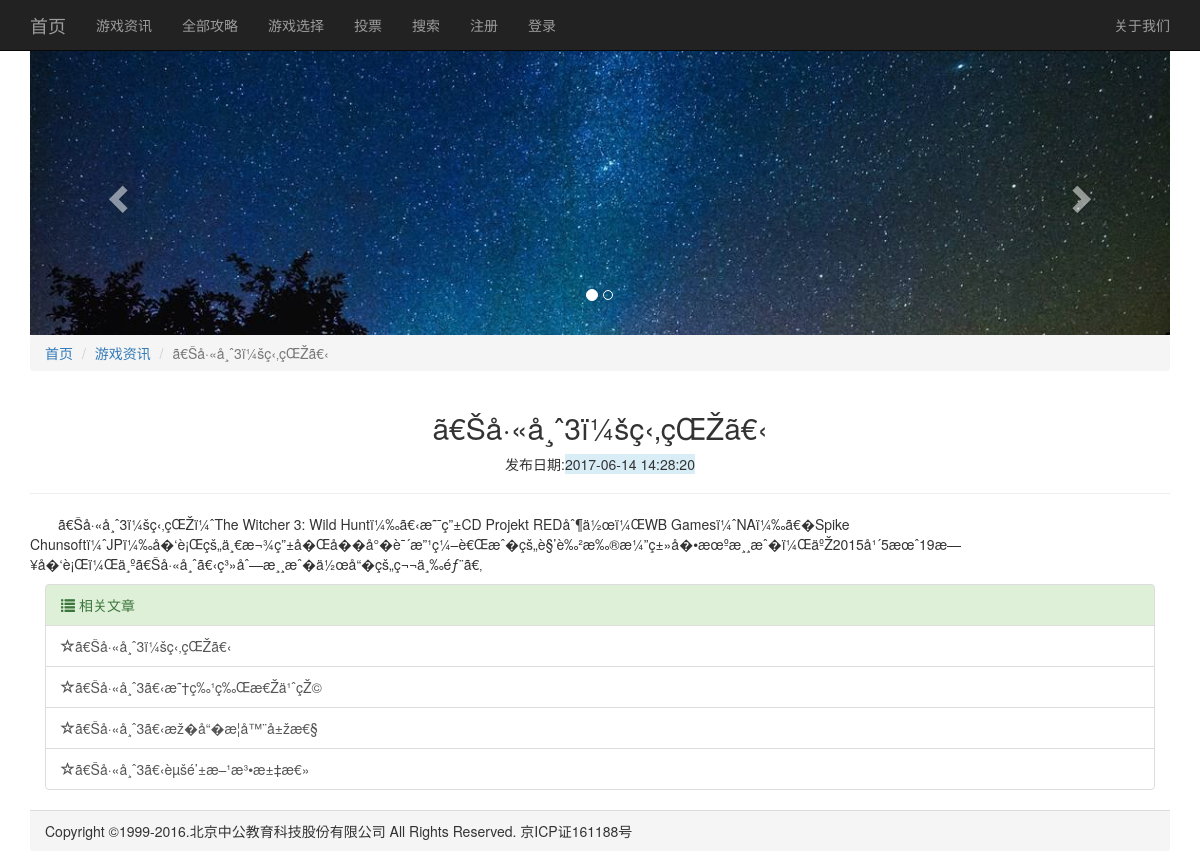
The page /content.php?contentid=1 on the database its author committed.
### tables this page shows
CREATE TABLE IF NOT EXISTS `article` (
  `id` int(11) NOT NULL AUTO_INCREMENT,
  `title` varchar(32) NOT NULL,
  `a_column` varchar(32) NOT NULL,
  `a_describe` varchar(100) NOT NULL,
  `keyword` varchar(32) NOT NULL,
  `content` text NOT NULL,
  `pic` varchar(32) NOT NULL,
  `time` varchar(32) NOT NULL,
  PRIMARY KEY (`id`)
);

### content.php (the view, shortened to what this page needs)
<?php
	if(!empty($_GET["contentid"])){
		$contentid = $_GET["contentid"];
	}else{
		$Err = "文章不存在或已被删除";
		$type="out";
		include "tips.php";
		exit;
	}
	include "header.php";
	$conn = new mysqli("localhost","root","root","phpwork");
	$sql = "select * from article where id='$contentid'";
	$result = $conn->query($sql);
    if($result->num_rows>0){
	while($row=$result->fetch_assoc()){
?>
			<ol class="breadcrumb">
  				<li><a href="index.php">首页</a></li>
  				<li><a href="information.php">游戏资讯</a></li>
  				<li class="active"><?php echo $row["title"]; ?></li>
			</ol>
			<div class="page-header">
				<h2 class="text-center"><?php echo $row["title"]; ?></h2>
				<p class="text-center">发布日期:<span class="bg-info"><?php echo $row["time"]; ?></span></p>
			</div>
			<div class="para">
				<?php
					echo $row["content"];
					$column = $row["a_column"];
		        		}
					}else{
						$Err = "文章不存在或已被删除";
						$type=="out";
						include "tips.php";
						exit;
					}
					$columnsql = "SELECT * FROM article where a_column='$column'";
					$columnrsult = $conn->query($columnsql);
				?>
			</div>
		<div class="col-md-12">
			<div class="list-group">
				  <div class="list-group-item list-group-item-success ">
				    <span class="glyphicon glyphicon-list"></span> 相关文章
				  </div>
				   <?php
		          	if($columnrsult->num_rows>0){
					while($columnrow=$columnrsult->fetch_assoc()){
				  ?>
				  <a href="content.php?contentid=<?php echo $columnrow["id"]; ?>" class="list-group-item"><span class="glyphicon glyphicon-star-empty"></span><?php echo $columnrow["title"]; ?></a>
				  <?php
		          		}
					}
				  ?>
			</div>
		</div>
		</div>
<?php
	include "foot.php";
?>

### header.php (shortened to what this page needs)
<!DOCTYPE html>
<html>
	<head>
		<link type="text/css" rel="stylesheet" href="css/bootstrap.min.css">
		<link type="text/css" rel="stylesheet" href="css/extra.css">
	</head>
	<body>
		<nav class="navbar navbar-inverse navbar-fixed-top">
			<div class="container">
				<div class="navbar-header">
      				<a href="index.php" class="navbar-brand">首页</a>
				</div>
				 <div class="collapse navbar-collapse" id="bs-example-navbar-collapse-1">
      				<ul class="nav navbar-nav">
        				<li><a href="information.php">游戏资讯</a></li>
        				<li><a href="list.php?page=1">全部攻略</a></li>
        				<li><a href="choose.php">游戏选择</a></li>
        				<li><a href="vote.php">投票</a></li>
        				<li><a href="search.php">搜索</a></li>
        				<?php
        					if(isset($_SESSION["username"])){
        						echo '<li><a href="#">欢迎用户：'.$_SESSION["username"].'</a></li>';
        						echo '<li><a href="php/logout.php">注销</a></li>';
        					}else if(isset($_COOKIE["user"])){
        						echo '<li><a href="#">欢迎用户：'.$_COOKIE["user"].'</a></li>';
        						echo '<li><a href="php/logout.php">注销</a></li>';
        					}else if(isset($_SESSION["nosave"])){
        						echo '<li><a href="#">欢迎用户：'.$_SESSION["nosave"].'</a></li>';
        						echo '<li><a href="php/logout.php">注销</a></li>';
        					}else{
        						echo '<li><a href="register.php">注册</a></li>';
     							echo '<li><a href="login.php">登录</a></li>';
        					};
        				?>
					</ul>
					<ul class="nav navbar-nav navbar-right">
						<li><a href="#">关于我们</a></li>
					</ul>
				</div>
			</div>
		</nav>
		<div class="container mar">
			<div id="carousel-example-generic" class="carousel slide" data-ride="carousel">
				  <ol class="carousel-indicators">
				    <li data-target="#carousel-example-generic" data-slide-to="0" class="active"></li>
				    <li data-target="#carousel-example-generic" data-slide-to="1"></li>
				  </ol>
				  <div class="carousel-inner" role="listbox">
				    <div class="item active">
				      <img src="img/timg1.jpg" alt="pic1">
				      <div class="carousel-caption">
				      </div>
				    </div>
				  </div>
				  <a class="left carousel-control" href="#carousel-example-generic" role="button" data-slide="prev">
				    <span class="glyphicon glyphicon-chevron-left" aria-hidden="true"></span>
				  </a>
				  <a class="right carousel-control" href="#carousel-example-generic" role="button" data-slide="next">
				    <span class="glyphicon glyphicon-chevron-right" aria-hidden="true"></span>
				  </a>
			</div>

### foot.php (shortened to what this page needs)
<div class="container">
			<div class="panel-footer">Copyright &copy;1999-2016.北京中公教育科技股份有限公司 All Rights Reserved. 京ICP证161188号</div>
		</div>
	</body>
</html>

### css/extra.css (style rules this page uses)
.mar { margin-top: 50px; }
.para { text-indent: 2em; }

### rows shown on the page
article: title "ã€Šå·«å¸ˆ3ï¼šç‹‚çŒŽã€‹", time "2017-06-14 14:28:20", content "ã€Šå·«å¸ˆ3ï¼šç‹‚çŒŽï¼ˆThe Witcher 3: Wild Huntï¼‰ã€‹æ˜¯ç”±CD Projekt REDåˆ¶ä½œï¼ŒWB Gamesï¼ˆNAï¼‰ã€�Spike Chunsoftï¼ˆJPï¼‰å�‘è¡Œçš„ä¸€æ¬¾ç”±å�Œå��å°�è¯´æ”¹ç¼–è€Œæˆ�çš„è§’è‰²æ‰®æ¼”ç±»å�•æœºæ¸¸æˆ�ï¼ŒäºŽ2015å¹´5æœˆ19æ—¥å�‘è¡Œï¼Œä¸ºã€Šå·«å¸ˆã€‹ç³»åˆ—æ¸¸æˆ�ä½œå“�çš„ç¬¬ä¸‰éƒ¨ã€‚"
article: title "ã€Šå·«å¸ˆ3ã€‹æ˜†ç‰¹ç‰Œæ€Žä¹ˆçŽ©"
article: title "ã€Šå·«å¸ˆ3ã€‹æž�å“�æ­¦å™¨å±žæ€§"
article: title "ã€Šå·«å¸ˆ3ã€‹èµšé’±æ–¹æ³•æ±‡æ€»"
